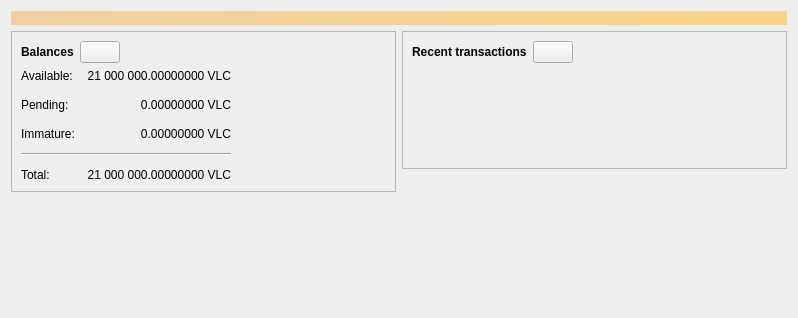
<?xml version="1.0" encoding="UTF-8"?>
<ui version="4.0">
 <class>OverviewPage</class>
 <widget class="QWidget" name="OverviewPage">
  <property name="geometry">
   <rect>
    <x>0</x>
    <y>0</y>
    <width>798</width>
    <height>318</height>
   </rect>
  </property>
  <property name="windowTitle">
   <string>Form</string>
  </property>
  <layout class="QVBoxLayout" name="topLayout">
   <item>
    <widget class="QLabel" name="labelAlerts">
     <property name="visible">
      <bool>false</bool>
     </property>
     <property name="styleSheet">
      <string notr="true">QLabel { background-color: qlineargradient(x1: 0, y1: 0, x2: 1, y2: 0, stop:0 #F0D0A0, stop:1 #F8D488); color:#000000; }</string>
     </property>
     <property name="wordWrap">
      <bool>true</bool>
     </property>
     <property name="margin">
      <number>3</number>
     </property>
     <property name="textInteractionFlags">
      <set>Qt::TextSelectableByMouse</set>
     </property>
    </widget>
   </item>
   <item>
    <layout class="QHBoxLayout" name="horizontalLayout" stretch="1,1">
     <item>
      <layout class="QVBoxLayout" name="verticalLayout_2">
       <item>
        <widget class="QFrame" name="frame">
         <property name="frameShape">
          <enum>QFrame::StyledPanel</enum>
         </property>
         <property name="frameShadow">
          <enum>QFrame::Raised</enum>
         </property>
         <layout class="QVBoxLayout" name="verticalLayout_4">
          <item>
           <layout class="QHBoxLayout" name="horizontalLayout_4">
            <item>
             <widget class="QLabel" name="label_5">
              <property name="font">
               <font>
                <weight>75</weight>
                <bold>true</bold>
               </font>
              </property>
              <property name="text">
               <string>Balances</string>
              </property>
             </widget>
            </item>
            <item>
             <widget class="QPushButton" name="labelWalletStatus">
              <property name="enabled">
               <bool>true</bool>
              </property>
              <property name="maximumSize">
               <size>
                <width>45</width>
                <height>16777215</height>
               </size>
              </property>
              <property name="toolTip">
               <string>The displayed information may be out of date. Your wallet automatically synchronizes with the Velincoin network after a connection is established, but this process has not completed yet.</string>
              </property>
              <property name="text">
               <string/>
              </property>
              <property name="icon">
               <iconset resource="../bitcoin.qrc">
                <normaloff>:/icons/warning</normaloff>
                <disabledoff>:/icons/warning</disabledoff>:/icons/warning</iconset>
              </property>
              <property name="iconSize">
               <size>
                <width>24</width>
                <height>24</height>
               </size>
              </property>
             </widget>
            </item>
            <item>
             <spacer name="horizontalSpacer_3">
              <property name="orientation">
               <enum>Qt::Horizontal</enum>
              </property>
              <property name="sizeHint" stdset="0">
               <size>
                <width>40</width>
                <height>20</height>
               </size>
              </property>
             </spacer>
            </item>
           </layout>
          </item>
          <item>
           <layout class="QGridLayout" name="gridLayout">
            <property name="spacing">
             <number>12</number>
            </property>
            <item row="1" column="1">
             <widget class="QLabel" name="labelUnconfirmed">
              <property name="cursor">
               <cursorShape>IBeamCursor</cursorShape>
              </property>
              <property name="toolTip">
               <string>Total of transactions that have yet to be confirmed, and do not yet count toward the spendable balance</string>
              </property>
              <property name="text">
               <string notr="true">0.00000000 VLC</string>
              </property>
              <property name="alignment">
               <set>Qt::AlignRight|Qt::AlignTrailing|Qt::AlignVCenter</set>
              </property>
              <property name="textInteractionFlags">
               <set>Qt::LinksAccessibleByMouse|Qt::TextSelectableByKeyboard|Qt::TextSelectableByMouse</set>
              </property>
             </widget>
            </item>
            <item row="3" column="0" colspan="2">
             <widget class="Line" name="line">
              <property name="orientation">
               <enum>Qt::Horizontal</enum>
              </property>
             </widget>
            </item>
            <item row="4" column="0">
             <widget class="QLabel" name="labelTotalText">
              <property name="text">
               <string>Total:</string>
              </property>
             </widget>
            </item>
            <item row="2" column="1">
             <widget class="QLabel" name="labelImmature">
              <property name="cursor">
               <cursorShape>IBeamCursor</cursorShape>
              </property>
              <property name="toolTip">
               <string>Mined balance that has not yet matured</string>
              </property>
              <property name="text">
               <string notr="true">0.00000000 VLC</string>
              </property>
              <property name="alignment">
               <set>Qt::AlignRight|Qt::AlignTrailing|Qt::AlignVCenter</set>
              </property>
              <property name="textInteractionFlags">
               <set>Qt::LinksAccessibleByMouse|Qt::TextSelectableByKeyboard|Qt::TextSelectableByMouse</set>
              </property>
             </widget>
            </item>
            <item row="1" column="2">
             <spacer name="horizontalSpacer_2">
              <property name="orientation">
               <enum>Qt::Horizontal</enum>
              </property>
              <property name="sizeHint" stdset="0">
               <size>
                <width>40</width>
                <height>20</height>
               </size>
              </property>
             </spacer>
            </item>
            <item row="2" column="0">
             <widget class="QLabel" name="labelImmatureText">
              <property name="text">
               <string>Immature:</string>
              </property>
             </widget>
            </item>
            <item row="4" column="1">
             <widget class="QLabel" name="labelTotal">
              <property name="cursor">
               <cursorShape>IBeamCursor</cursorShape>
              </property>
              <property name="toolTip">
               <string>Your current total balance</string>
              </property>
              <property name="text">
               <string notr="true">21 000 000.00000000 VLC</string>
              </property>
              <property name="alignment">
               <set>Qt::AlignRight|Qt::AlignTrailing|Qt::AlignVCenter</set>
              </property>
              <property name="textInteractionFlags">
               <set>Qt::LinksAccessibleByMouse|Qt::TextSelectableByKeyboard|Qt::TextSelectableByMouse</set>
              </property>
             </widget>
            </item>
            <item row="0" column="0">
             <widget class="QLabel" name="labelBalanceText">
              <property name="text">
               <string>Available:</string>
              </property>
             </widget>
            </item>
            <item row="0" column="1">
             <widget class="QLabel" name="labelBalance">
              <property name="cursor">
               <cursorShape>IBeamCursor</cursorShape>
              </property>
              <property name="toolTip">
               <string>Your current spendable balance</string>
              </property>
              <property name="text">
               <string notr="true">21 000 000.00000000 VLC</string>
              </property>
              <property name="alignment">
               <set>Qt::AlignRight|Qt::AlignTrailing|Qt::AlignVCenter</set>
              </property>
              <property name="textInteractionFlags">
               <set>Qt::LinksAccessibleByMouse|Qt::TextSelectableByKeyboard|Qt::TextSelectableByMouse</set>
              </property>
             </widget>
            </item>
            <item row="1" column="0">
             <widget class="QLabel" name="labelPendingText">
              <property name="text">
               <string>Pending:</string>
              </property>
             </widget>
            </item>
           </layout>
          </item>
         </layout>
        </widget>
       </item>
       <item>
        <spacer name="verticalSpacer">
         <property name="orientation">
          <enum>Qt::Vertical</enum>
         </property>
         <property name="sizeHint" stdset="0">
          <size>
           <width>20</width>
           <height>40</height>
          </size>
         </property>
        </spacer>
       </item>
      </layout>
     </item>
     <item>
      <layout class="QVBoxLayout" name="verticalLayout_3">
       <item>
        <widget class="QFrame" name="frame_2">
         <property name="frameShape">
          <enum>QFrame::StyledPanel</enum>
         </property>
         <property name="frameShadow">
          <enum>QFrame::Raised</enum>
         </property>
         <layout class="QVBoxLayout" name="verticalLayout">
          <item>
           <layout class="QHBoxLayout" name="horizontalLayout_2">
            <item>
             <widget class="QLabel" name="label_4">
              <property name="font">
               <font>
                <weight>75</weight>
                <bold>true</bold>
               </font>
              </property>
              <property name="text">
               <string>Recent transactions</string>
              </property>
             </widget>
            </item>
            <item>
             <widget class="QPushButton" name="labelTransactionsStatus">
              <property name="enabled">
               <bool>true</bool>
              </property>
              <property name="maximumSize">
               <size>
                <width>45</width>
                <height>16777215</height>
               </size>
              </property>
              <property name="toolTip">
               <string>The displayed information may be out of date. Your wallet automatically synchronizes with the Velincoin network after a connection is established, but this process has not completed yet.</string>
              </property>
              <property name="text">
               <string/>
              </property>
              <property name="icon">
               <iconset resource="../bitcoin.qrc">
                <normaloff>:/icons/warning</normaloff>
                <disabledoff>:/icons/warning</disabledoff>:/icons/warning</iconset>
              </property>
              <property name="iconSize">
               <size>
                <width>24</width>
                <height>24</height>
               </size>
              </property>
             </widget>
            </item>
            <item>
             <spacer name="horizontalSpacer">
              <property name="orientation">
               <enum>Qt::Horizontal</enum>
              </property>
              <property name="sizeHint" stdset="0">
               <size>
                <width>40</width>
                <height>20</height>
               </size>
              </property>
             </spacer>
            </item>
           </layout>
          </item>
          <item>
           <widget class="TransactionOverviewWidget" name="listTransactions">
            <property name="styleSheet">
             <string notr="true">QListView { background: transparent; }</string>
            </property>
            <property name="frameShape">
             <enum>QFrame::NoFrame</enum>
            </property>
            <property name="verticalScrollBarPolicy">
             <enum>Qt::ScrollBarAlwaysOff</enum>
            </property>
            <property name="horizontalScrollBarPolicy">
             <enum>Qt::ScrollBarAlwaysOff</enum>
            </property>
            <property name="sizeAdjustPolicy">
             <enum>QAbstractScrollArea::AdjustToContents</enum>
            </property>
            <property name="selectionMode">
             <enum>QAbstractItemView::NoSelection</enum>
            </property>
            <property name="uniformItemSizes">
             <bool>true</bool>
            </property>
           </widget>
          </item>
         </layout>
        </widget>
       </item>
       <item>
        <spacer name="verticalSpacer_2">
         <property name="orientation">
          <enum>Qt::Vertical</enum>
         </property>
         <property name="sizeHint" stdset="0">
          <size>
           <width>20</width>
           <height>40</height>
          </size>
         </property>
        </spacer>
       </item>
      </layout>
     </item>
    </layout>
   </item>
  </layout>
 </widget>
 <customwidgets>
  <customwidget>
   <class>TransactionOverviewWidget</class>
   <extends>QListView</extends>
   <header>qt/transactionoverviewwidget.h</header>
  </customwidget>
 </customwidgets>
 <resources/>
 <connections/>
</ui>
